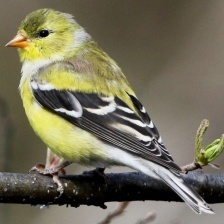
#> input picture Bird Species/Bird Species Dataset/AMERICAN GOLDFINCH/001.jpg, 224 x 224 px, found by its file name
$ jupyter execute Bird_Species_Dataset.ipynb
#> lines starting #> are read from the running program, lines starting #| are printed output that depends on the picture
<a href="https://colab.research.google.com/github/LexterJhustin/MexE_4102_Finals_Evangelista_and_Montalbo/blob/main/Bird_Species_Dataset.ipynb" target="_parent"></a>

# Revised Topic: Converting images of Six Bird Species into Grayscale

#### American Goldfinch

[cell 1]
import cv2  #cv2 openCV(Open Source Computer Vision Library). used for image processing.
from google.colab.patches import cv2_imshow #used for displaying images in google colab

# Colorful image - 3 Channels
img = cv2.imread("drive/MyDrive/Bird Species Dataset/AMERICAN GOLDFINCH/001.jpg") #used for reading images
#> img is the input picture: shape (224, 224, 3); mean B, G, R 90.5, 111.6, 116.7
print(img.shape) #used for printing the shape of the image
#| (224, 224, 3)
cv2_imshow(img) #used for displaying the image

#Grayscale image
gray = cv2.cvtColor(img,cv2.COLOR_BGR2GRAY) #used for converting the image to grayscale
print(gray.shape)
#| (224, 224)
cv2_imshow(gray)

#### Barn Owl

[cell 2]
import cv2
from google.colab.patches import cv2_imshow

# Colorful image - 3 Channels
img = cv2.imread("drive/MyDrive/Bird Species Dataset/BARN OWL/001.jpg")
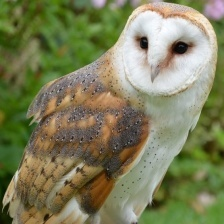
#> input picture Bird Speciees Dataset/BARN OWL/001.jpg, 224 x 224 px, found by its file name
#> img is the input picture: shape (224, 224, 3); mean B, G, R 90.7, 127.4, 125.7
print(img.shape)
#| (224, 224, 3)
cv2_imshow(img)

#Grayscale image
gray = cv2.cvtColor(img,cv2.COLOR_BGR2GRAY)
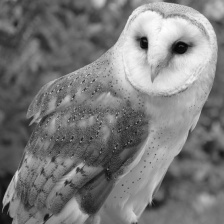
#> gray: shape (224, 224); min 4, max 254, mean 122.7
print(gray.shape)
#| (224, 224)
cv2_imshow(gray)

#### Carmine Bee-Eater

[cell 3]
import cv2
from google.colab.patches import cv2_imshow

# Colorful image - 3 Channels
img = cv2.imread("drive/MyDrive/Bird Species Dataset/CARMINE BEE-EATER/001.jpg")
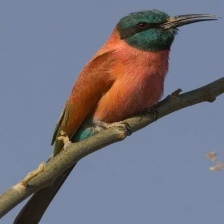
#> input picture Bird Speciees Dataset/CARMINE BEE-EATER/001.jpg, 224 x 224 px, found by its file name
#> img is the input picture: shape (224, 224, 3); mean B, G, R 127.9, 115.4, 115.4
print(img.shape)
#| (224, 224, 3)
cv2_imshow(img)

# Grayscale image
gray = cv2.cvtColor(img,cv2.COLOR_BGR2GRAY)
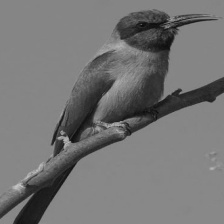
#> gray: shape (224, 224); min 10, max 199, mean 116.8
print(gray.shape)
#| (224, 224)
cv2_imshow(gray)

#### Downy Woodpecker

[cell 4]
import cv2
from google.colab.patches import cv2_imshow

# Colorful image - 3 Channels
img = cv2.imread("drive/MyDrive/Bird Species Dataset/DOWNY WOODPECKER/001.jpg")
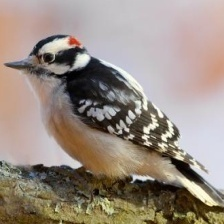
#> input picture Bird Speciees Dataset/DOWNY WOODPECKER/001.jpg, 224 x 224 px, found by its file name
#> img is the input picture: shape (224, 224, 3); mean B, G, R 131.1, 141.1, 153.6
print(img.shape)
#| (224, 224, 3)
cv2_imshow(img)

# Grayscale image
gray = cv2.cvtColor(img,cv2.COLOR_BGR2GRAY)
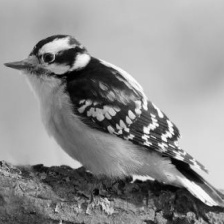
#> gray: shape (224, 224); min 0, max 254, mean 143.7
print(gray.shape)
#| (224, 224)
cv2_imshow(gray)

#### Emperor Penguin

[cell 5]
import cv2
from google.colab.patches import cv2_imshow

# Colorful image - 3 Channels
img = cv2.imread("drive/MyDrive/Bird Species Dataset/EMPEROR PENGUIN/001.jpg")
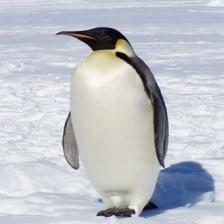
#> input picture Bird Speciees Dataset/EMPEROR PENGUIN/001.jpg, 224 x 224 px, found by its file name
#> img is the input picture: shape (224, 224, 3); mean B, G, R 200.5, 193.6, 190.4
print(img.shape)
#| (224, 224, 3)
cv2_imshow(img)

# Grayscale image
gray = cv2.cvtColor(img,cv2.COLOR_BGR2GRAY)
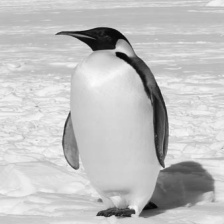
#> gray: shape (224, 224); min 3, max 252, mean 193.5
print(gray.shape)
#| (224, 224)
cv2_imshow(gray)

#### Flamingo

[cell 6]
import cv2
from google.colab.patches import cv2_imshow

# Colorful image - 3 Channels
img = cv2.imread("drive/MyDrive/Bird Species Dataset/FLAMINGO/001.jpg")
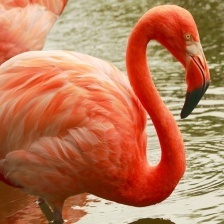
#> input picture Bird Speciees Dataset/FLAMINGO/001.jpg, 224 x 224 px, found by its file name
#> img is the input picture: shape (224, 224, 3); mean B, G, R 87.5, 120.2, 185.8
print(img.shape)
#| (224, 224, 3)
cv2_imshow(img)

# Grayscale image
gray = cv2.cvtColor(img,cv2.COLOR_BGR2GRAY)
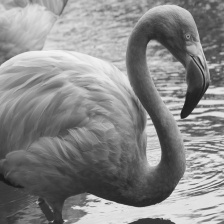
#> gray: shape (224, 224); min 22, max 247, mean 136.1
print(gray.shape)
#| (224, 224)
cv2_imshow(gray)
